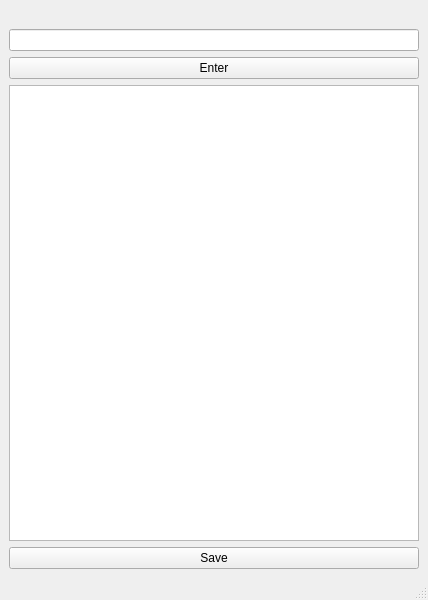
<?xml version="1.0" encoding="UTF-8"?>
<ui version="4.0">
 <class>MainWinodw</class>
 <widget class="QMainWindow" name="MainWinodw">
  <property name="geometry">
   <rect>
    <x>0</x>
    <y>0</y>
    <width>428</width>
    <height>600</height>
   </rect>
  </property>
  <property name="windowTitle">
   <string>ORCID parser</string>
  </property>
  <widget class="QWidget" name="centralwidget">
   <layout class="QVBoxLayout" name="verticalLayout">
    <item>
     <widget class="QLabel" name="label">
      <property name="text">
       <string/>
      </property>
      <property name="pixmap">
       <pixmap>pics/ORCIDlogo.png</pixmap>
      </property>
     </widget>
    </item>
    <item>
     <widget class="QLineEdit" name="lineEdit">
      <property name="styleSheet">
       <string notr="true">font: 12pt &quot;Arial&quot;;</string>
      </property>
     </widget>
    </item>
    <item>
     <widget class="QPushButton" name="pushButtonEnter">
      <property name="text">
       <string>Enter</string>
      </property>
     </widget>
    </item>
    <item>
     <widget class="QTextBrowser" name="textBrowser">
      <property name="styleSheet">
       <string notr="true">font: 12pt &quot;Arial&quot;;</string>
      </property>
     </widget>
    </item>
    <item>
     <widget class="QPushButton" name="pushButtonSave">
      <property name="text">
       <string>Save</string>
      </property>
     </widget>
    </item>
   </layout>
  </widget>
  <widget class="QStatusBar" name="statusbar"/>
 </widget>
 <resources/>
 <connections/>
</ui>
